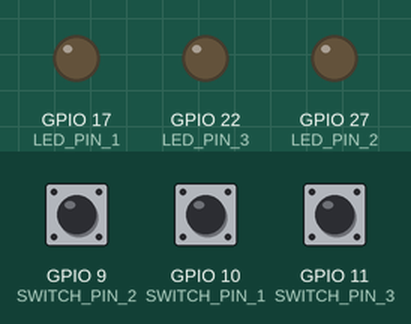
This program was run on a simulated Raspberry Pi (BCM pin numbers). Parts: output pins drawn as LEDs (lit = HIGH). The test bench sets the inputs (shaded band); at power-on: GPIO 9 (SWITCH_PIN_2) LOW, GPIO 10 (SWITCH_PIN_1) LOW, GPIO 11 (SWITCH_PIN_3) LOW. What the program prints to the terminal is not drawn.

Above: at 1.2 s.
1.3 s: GPIO 9 (SWITCH_PIN_2) pulled HIGH for 0.15 s
At 1.37 s:
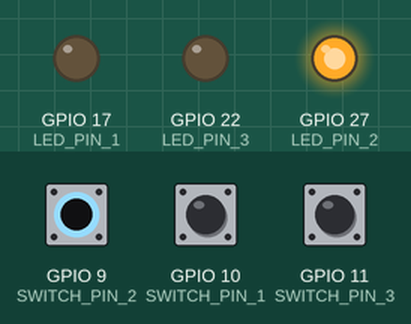
2.9 s: GPIO 10 (SWITCH_PIN_1) pulled HIGH for 0.15 s
At 2.97 s:
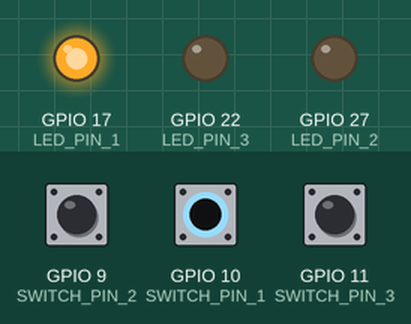
4.5 s: GPIO 11 (SWITCH_PIN_3) pulled HIGH for 0.15 s
At 4.57 s:
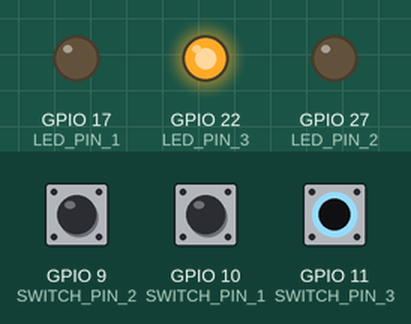
6.1 s: GPIO 11 (SWITCH_PIN_3) pulled HIGH for 3.2 s
At 10.0 s:
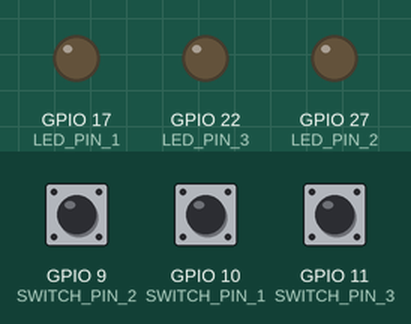
10.8 s: GPIO 9 (SWITCH_PIN_2) pulled HIGH for 3.2 s
At 11.1 s:
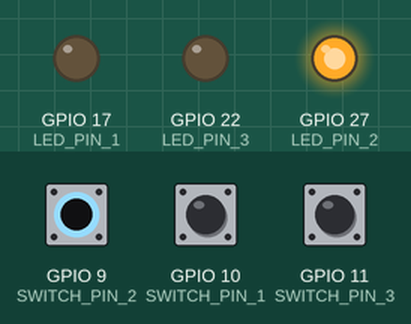
15.5 s: GPIO 9 (SWITCH_PIN_2) driven HIGH and GPIO 10 (SWITCH_PIN_1) driven HIGH
At 16.2 s:
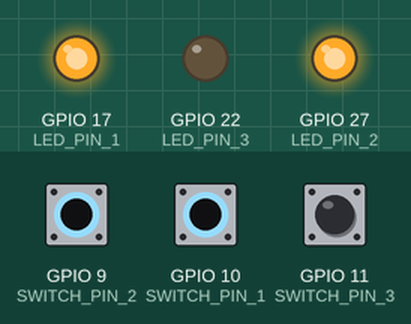
Timing chart, 0 to 18.0 s (numbered marks = the images above; inputs shaded):
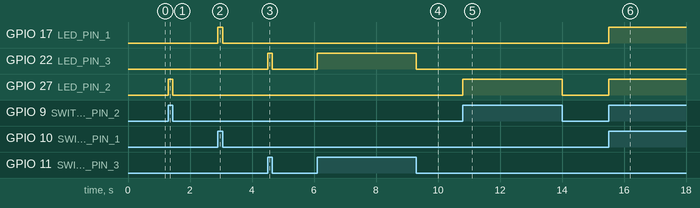

The program:

switch.led3.py
```python
import RPi.GPIO as GPIO

LED_PIN_1 = 17
LED_PIN_2 = 27
LED_PIN_3 = 22
SWITCH_PIN_1 = 10
SWITCH_PIN_2 = 9
SWITCH_PIN_3 = 11
GPIO.setmode(GPIO.BCM)
GPIO.setup(LED_PIN_1,GPIO.OUT)
GPIO.setup(LED_PIN_2,GPIO.OUT)
GPIO.setup(LED_PIN_3,GPIO.OUT)
GPIO.setup(SWITCH_PIN_1, GPIO.IN, pull_up_down=GPIO.PUD_DOWN)
GPIO.setup(SWITCH_PIN_2, GPIO.IN, pull_up_down=GPIO.PUD_DOWN)
GPIO.setup(SWITCH_PIN_3, GPIO.IN, pull_up_down=GPIO.PUD_DOWN) #내부풀다운저항

try :
    while True:
        val = GPIO.input(SWITCH_PIN_1) #누르지 않으면 0,누르면 1
        print(val)
        GPIO.output(LED_PIN_1, val) #val이 0 또는 1임으로 굳이 함수를 쓸필요가 없다

        bal = GPIO.input(SWITCH_PIN_2) #누르지 않으면 0,누르면 1
        print(bal)
        GPIO.output(LED_PIN_2, bal)

        vel = GPIO.input(SWITCH_PIN_3) #누르지 않으면 0,누르면 1
        print(vel)
        GPIO.output(LED_PIN_3, vel)

finally:
    GPIO.cleanup()
    print("clean and out")
```

Measured:
- after the input at 1.3 s, GPIO 27 (LED_PIN_2): LOW → HIGH at once, → LOW 0.15 s later
- after the input at 2.9 s, GPIO 17 (LED_PIN_1): LOW → HIGH at once, → LOW 0.15 s later
- after the input at 4.5 s, GPIO 22 (LED_PIN_3): LOW → HIGH at once, → LOW 0.15 s later
- after the input at 6.1 s, GPIO 22 (LED_PIN_3): LOW → HIGH at once, → LOW 3.2 s later
- after the input at 10.8 s, GPIO 27 (LED_PIN_2): LOW → HIGH at once, → LOW 3.2 s later
- after the input at 15.5 s, GPIO 17 (LED_PIN_1), GPIO 27 (LED_PIN_2): LOW → HIGH at once
